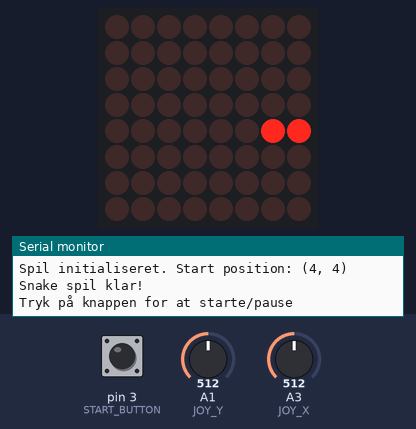
Simulated run of this sketch. Board: Arduino Uno, built with avr-gcc and run on an emulated ATmega328P. Shown: 8×8 LED matrix, the last lines printed to the serial monitor. Inputs (shaded band) come from the test bench; at power-on: pin 3 (START_BUTTON) HIGH, A1 (JOY_Y) = 512, A3 (JOY_X) = 512. Random numbers use the default seed unless the sketch sets one.

Above: at 1.2 s.
1.3 s: pin 3 (START_BUTTON) pulled LOW for 0.15 s
2.0 s: pin 3 (START_BUTTON) pulled LOW for 1 s
At 2.55 s:
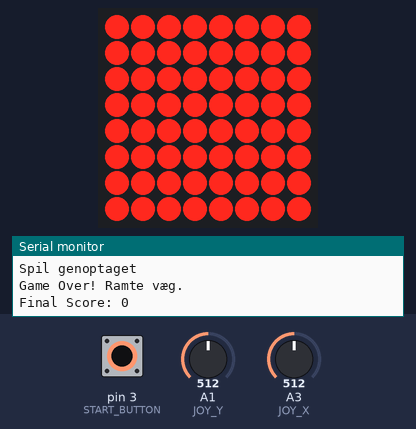
3.6 s: pin 3 (START_BUTTON) pulled LOW for 0.15 s
At 4.15 s:
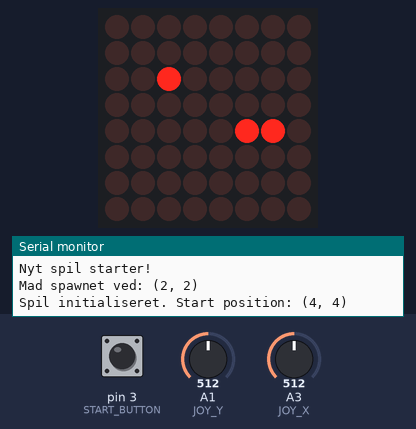
4.3 s: A1 (JOY_Y) set to 190
At 4.5 s:
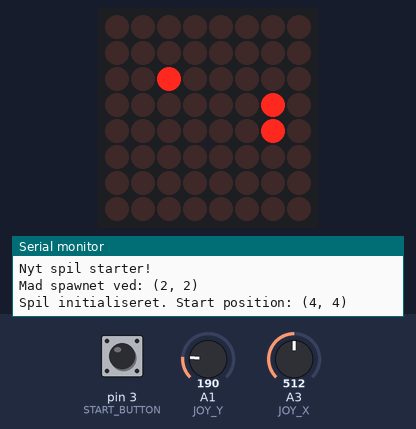
6.8 s: pin 3 (START_BUTTON) pulled LOW for 3.2 s
At 8.06 s:
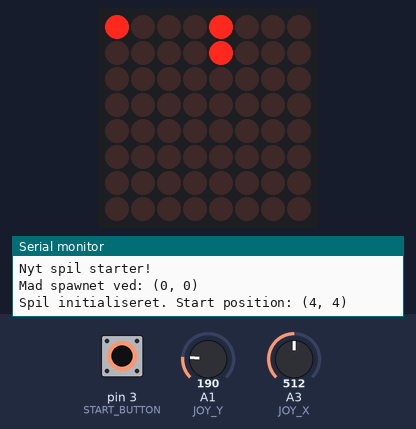
10.6 s: pin 3 (START_BUTTON) pulled LOW for 0.15 s
At 10.8 s:
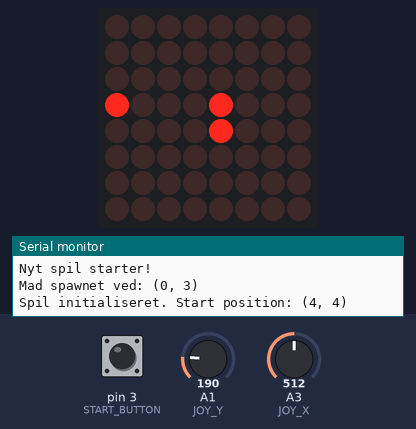
Timing chart, 0 to 12.3 s (numbered marks = the images above; inputs shaded):
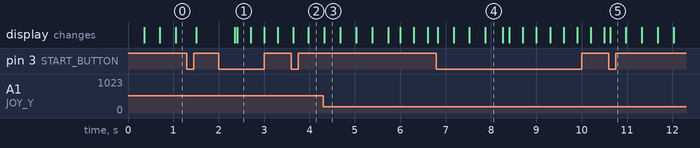

The sketch:

snakeGame.ino
```cpp
// Import of LedControl library
#include <LedControl.h>

// Initialized pins
#define DIN_PIN 12 // Data
#define CLK_PIN 11 // CLock
#define CS_PIN 10 // Chip select

// Joystick pins
#define JOY_X A3
#define JOY_Y A1
#define JOY_SW 2 // Switch

// Start/Pause button pin
#define START_BUTTON 3

// Game constants
#define MATRIX_SIZE 8 // Screen size
#define GAME_SPEED 350
#define MAX_SNAKE_LENGTH 64

// LED Matrix controller
LedControl lc = LedControl(DIN_PIN, CLK_PIN, CS_PIN, 1);

// Snake data
int snakeX[MAX_SNAKE_LENGTH];
int snakeY[MAX_SNAKE_LENGTH];
int snakeLength = 2;
int dirX = 1;
int dirY = 0;

// Food position
int foodX, foodY;

// Game state
bool gameOver = false;
bool gamePaused = false;
unsigned long lastUpdate = 0;
int score = 0;

// Interrupt flag
bool buttonPressed = false;

void setup() {
  Serial.begin(9600);

  // Initialize LED Matrix
  lc.shutdown(0, false);      // Wake up display
  lc.setIntensity(0, 8);      // Sæt lysstyrke (0-15)
  lc.clearDisplay(0);         // Ryd display

  // Initialize start/pause button with interrupt
  pinMode(START_BUTTON, INPUT_PULLUP);
  attachInterrupt(digitalPinToInterrupt(START_BUTTON), buttonISR, FALLING);

  // Initialize joystick button (not used for start anymore)
  pinMode(JOY_SW, INPUT_PULLUP);

  // Start spillet
  randomSeed(analogRead(A2));  // Random seed fra ubrugt analog pin
  initGame();

  Serial.println("Snake spil klar!");
  Serial.println("Tryk på knappen for at starte/pause");
}

void loop() {
  // Handle button press from interrupt
  if (buttonPressed) {
    buttonPressed = false;
    handleButtonPress();
  }

  if (!gameOver && !gamePaused) {
    // Læs joystick input
    readJoystick();

    // Update spil med fastsat interval
    if (millis() - lastUpdate > GAME_SPEED) {
      lastUpdate = millis();
      updateGame();
      drawGame();
    }
  } else if (gameOver) {
    // Game over animation
    showGameOver();
  } else if (gamePaused) {
    // Show pause indicator (blink snake)
    showPauseIndicator();
  }
}

// Interrupt Service Routine - keep it SHORT and FAST
void buttonISR() {
  static unsigned long lastInterruptTime = 0;
  unsigned long interruptTime = millis();

  // Debounce: ignore interrupts within 200ms of each other
  if (interruptTime - lastInterruptTime > 200) {
    buttonPressed = true;
    lastInterruptTime = interruptTime;
  }
}

void handleButtonPress() {
  if (gameOver) {
    // Restart game
    Serial.println("Nyt spil starter!");
    initGame();
    gameOver = false;
    gamePaused = false;
  } else {
    // Toggle pause
    gamePaused = !gamePaused;
    if (gamePaused) {
      Serial.println("Spil sat på pause");
    } else {
      Serial.println("Spil genoptaget");
      lastUpdate = millis(); // Reset timer to avoid instant move
    }
  }
}

void initGame() {
  // Reset snake
  snakeLength = 2;
  dirX = 1;
  dirY = 0;
  score = 0;

  // Placer snake i midten
  int startX = MATRIX_SIZE / 2;
  int startY = MATRIX_SIZE / 2;

  for (int i = 0; i < snakeLength; i++) {
    snakeX[i] = startX - i;
    snakeY[i] = startY;
  }

  // Spawn første mad
  spawnFood();

  Serial.print("Spil initialiseret. Start position: (");
  Serial.print(startX);
  Serial.print(", ");
  Serial.print(startY);
  Serial.println(")");
}

void readJoystick() {
  int xVal = analogRead(JOY_X);
  int yVal = analogRead(JOY_Y);

  // Deadzone omkring midten (512 ± 200)
  // Forhindre også at slangen kan vende 180 grader

  if (xVal < 300 && dirX == 0) {
    // Venstre
    dirX = -1;
    dirY = 0;
  } else if (xVal > 700 && dirX == 0) {
    // Højre
    dirX = 1;
    dirY = 0;
  } else if (yVal < 300 && dirY == 0) {
    // Op
    dirX = 0;
    dirY = -1;
  } else if (yVal > 700 && dirY == 0) {
    // Ned
    dirX = 0;
    dirY = 1;
  }
}

void updateGame() {
  // Beregn ny hoved position
  int newHeadX = snakeX[0] + dirX;
  int newHeadY = snakeY[0] + dirY;

  // Tjek kollision med vægge
  if (newHeadX < 0 || newHeadX >= MATRIX_SIZE ||
      newHeadY < 0 || newHeadY >= MATRIX_SIZE) {
    gameOver = true;
    Serial.println("Game Over! Ramte væg.");
    Serial.print("Final Score: ");
    Serial.println(score);
    return;
  }

  // Tjek kollision med sig selv
  for (int i = 1; i < snakeLength; i++) {
    if (snakeX[i] == newHeadX && snakeY[i] == newHeadY) {
      gameOver = true;
      Serial.println("Game Over! Ramte dig selv.");
      Serial.print("Final Score: ");
      Serial.println(score);
      return;
    }
  }

  // Flyt snake body (start fra halen)
  for (int i = snakeLength - 1; i > 0; i--) {
    snakeX[i] = snakeX[i - 1];
    snakeY[i] = snakeY[i - 1];
  }

  // Opdater hoved position
  snakeX[0] = newHeadX;
  snakeY[0] = newHeadY;

  // Tjek om mad er spist
  if (newHeadX == foodX && newHeadY == foodY) {
    snakeLength++;
    score++;
    Serial.print("Mad spist! Score: ");
    Serial.println(score);
    spawnFood();
  }
}

void drawGame() {
  // Ryd display
  lc.clearDisplay(0);

  // Tegn snake kroppen
  for (int i = 0; i < snakeLength; i++) {
    lc.setLed(0, snakeY[i], snakeX[i], true);
  }

  // Tegn mad med blink effekt
  if ((millis() / 150) % 2 == 0) {
    lc.setLed(0, foodY, foodX, true);
  }
}

void spawnFood() {
  bool validPosition = false;
  int attempts = 0;

  while (!validPosition && attempts < 100) {
    foodX = random(MATRIX_SIZE);
    foodY = random(MATRIX_SIZE);

    validPosition = true;
    attempts++;

    // Tjek om mad spawner på snake
    for (int i = 0; i < snakeLength; i++) {
      if (snakeX[i] == foodX && snakeY[i] == foodY) {
        validPosition = false;
        break;
      }
    }
  }

  Serial.print("Mad spawnet ved: (");
  Serial.print(foodX);
  Serial.print(", ");
  Serial.print(foodY);
  Serial.println(")");
}

void showGameOver() {
  // Blink hele displayet
  unsigned long currentTime = millis();

  if ((currentTime / 300) % 2 == 0) {
    // Tænd alle LEDs
    for (int row = 0; row < 8; row++) {
      lc.setRow(0, row, 0xFF);
    }
  } else {
    // Sluk alle LEDs
    lc.clearDisplay(0);
  }
}

void showPauseIndicator() {
  // Blink snake mens pause
  unsigned long currentTime = millis();

  if ((currentTime / 500) % 2 == 0) {
    drawGame();
  } else {
    lc.clearDisplay(0);
  }
}

// hilsen bj'rn 
```
